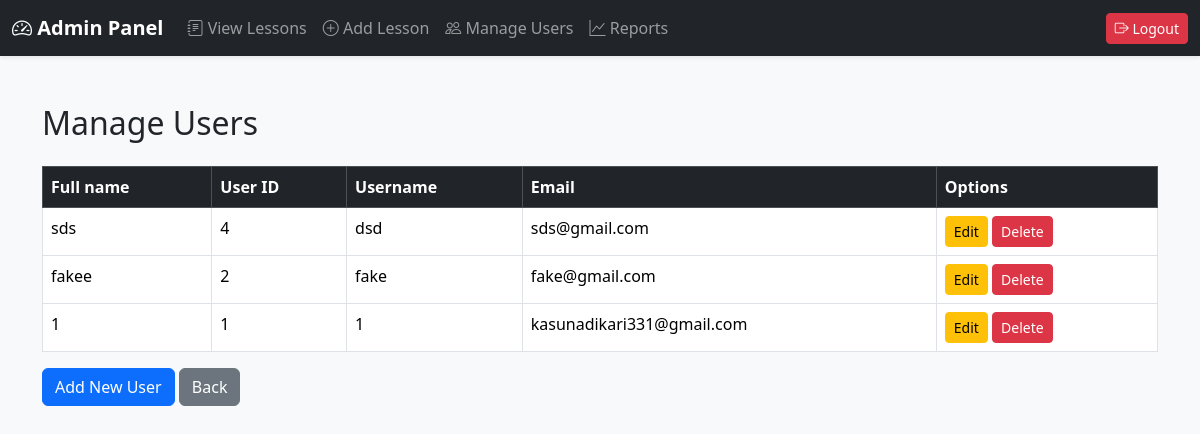
Page /admin/manage_users.php on the committed database.
### tables this page shows
CREATE TABLE `users` (
  `user_id` int(11) NOT NULL,
  `username` varchar(100) NOT NULL,
  `email` varchar(150) NOT NULL,
  `password` varchar(255) NOT NULL,
  `full_name` varchar(100) DEFAULT 'user',
  `phone` int(100) NOT NULL,
  `address` varchar(100) NOT NULL
);

### admin/manage_users.php (the view, shortened to what this page needs)
<?php
include("../database_connection.php");
$sql = "SELECT user_id, full_name,username, email FROM users ORDER BY user_id DESC";
$result = $conn->query($sql);
?>
<!DOCTYPE html>
<html lang="en">
<head>
    <link href="../bootstrap/css/bootstrap.min.css" rel="stylesheet">
     <link href="https://cdn.jsdelivr.net/npm/bootstrap-icons/font/bootstrap-icons.css" rel="stylesheet">
</head>
<body class="bg-light">
<nav class="navbar navbar-expand-lg navbar-dark bg-dark shadow-sm">
    <div class="container-fluid">
        <a class="navbar-brand fw-bold" href="admin_dashboard.php"><i class="bi bi-speedometer2"></i> Admin Panel</a>
        <div class="collapse navbar-collapse" id="navbarNav">
            <ul class="navbar-nav me-auto">
                <li class="nav-item"><a class="nav-link" href="view_lessons.php"><i class="bi bi-journal-text"></i> View Lessons</a></li>
                <li class="nav-item"><a class="nav-link" href="create_lesson.php"><i class="bi bi-plus-circle"></i> Add Lesson</a></li>
                <li class="nav-item"><a class="nav-link" href="manage_users.php"><i class="bi bi-people"></i> Manage Users</a></li>
                <li class="nav-item"><a class="nav-link" href="reports.php"><i class="bi bi-graph-up"></i> Reports</a></li>
            </ul>
            <ul class="navbar-nav">
                <li class="nav-item">
                    <a class="btn btn-danger btn-sm" href="logout.php"><i class="bi bi-box-arrow-right"></i> Logout</a>
                </li>
            </ul>
        </div>
    </div>
</nav>
<div class="container mt-5">
    <h2 class="mb-4">Manage Users</h2>
    <table class="table table-bordered table-hover">
        <thead class="table-dark">
            <tr>
                <th>Full name</th>
                <th>User ID</th>
                <th>Username</th>
                <th>Email</th>
                <th>Options</th>
            </tr>
        </thead>
        <tbody>
        <?php while ($row = $result->fetch_assoc()): ?>
            <tr>
            <td><?= htmlspecialchars($row['full_name']) ?></td>
                <td><?= htmlspecialchars($row['user_id']) ?></td>
                <td><?= htmlspecialchars($row['username']) ?></td>
                <td><?= htmlspecialchars($row['email']) ?></td>
                <td>
                    <a href="edit_user.php?id=<?= $row['user_id'] ?>" class="btn btn-warning btn-sm">Edit</a>
                    <a href="delete_user.php?id=<?= $row['user_id'] ?>"
                       class="btn btn-danger btn-sm"
                       onclick="return confirm('Are you sure you want to delete this user?');">
                       Delete
                    </a>
                </td>
            </tr>
        <?php endwhile; ?>
        </tbody>
    </table>
    <a href="create_user.php" class="btn btn-primary">Add New User</a>
    <a href="admin_dashboard.php" class="btn btn-secondary">Back</a>
</div>
</body>
</html>

### rows in the picture
users: full_name "sds", user_id "4", username "dsd", email "sds@gmail.com"
users: full_name "fakee", user_id "2", username "fake", email "fake@gmail.com"
users: full_name "1", user_id "1", username "1", email "kasunadikari331@gmail.com"
